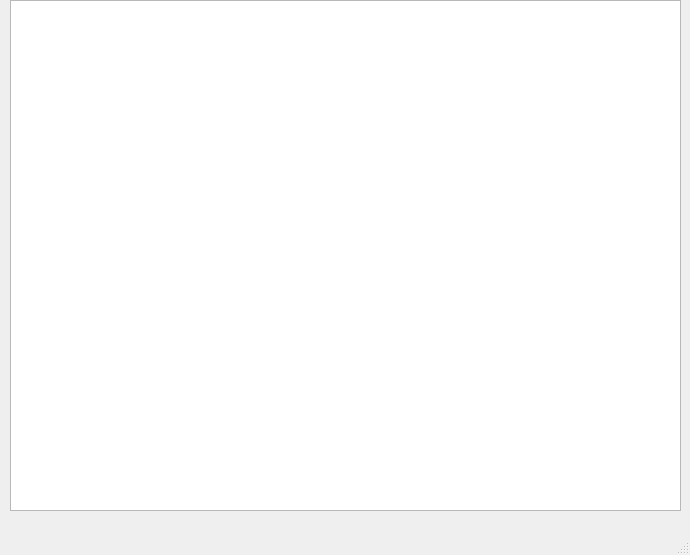
<?xml version="1.0" encoding="UTF-8"?>
<ui version="4.0">
 <class>MainWindow</class>
 <widget class="QMainWindow" name="MainWindow">
  <property name="geometry">
   <rect>
    <x>0</x>
    <y>0</y>
    <width>690</width>
    <height>555</height>
   </rect>
  </property>
  <property name="windowTitle">
   <string>Кофе</string>
  </property>
  <widget class="QWidget" name="centralwidget">
   <widget class="QTableWidget" name="tableWidget">
    <property name="geometry">
     <rect>
      <x>10</x>
      <y>0</y>
      <width>671</width>
      <height>511</height>
     </rect>
    </property>
   </widget>
  </widget>
  <widget class="QMenuBar" name="menubar">
   <property name="geometry">
    <rect>
     <x>0</x>
     <y>0</y>
     <width>690</width>
     <height>26</height>
    </rect>
   </property>
  </widget>
  <widget class="QStatusBar" name="statusbar"/>
 </widget>
 <resources/>
 <connections/>
</ui>
